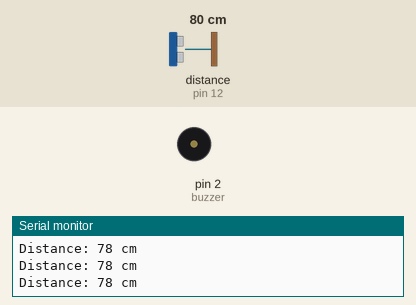
This sketch was run on a simulated Arduino Uno, built with avr-gcc and run on an emulated ATmega328P. Shown: buzzer (waves = sounding, pin HIGH), the last lines printed to the serial monitor. Wiring (inferred from the names in the program): ultrasonic range finder: trigger pin 11; echo pin 12. The test bench sets the inputs (shaded band); at power-on: distance to the obstacle (sensor on pin 12) 80 cm. The echo pulse lasts 58.3 µs per cm; pins used as bus, display or sensor lines are not drawn.

Above: at 1.2 s.
1.3 s: distance to the obstacle (sensor on pin 12) set to 8 cm
4.3 s: distance to the obstacle (sensor on pin 12) set to 5 cm
At 4.45 s:
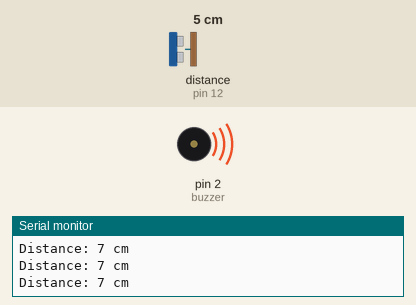
7.3 s: distance to the obstacle (sensor on pin 12) set to 120 cm
At 7.6 s:
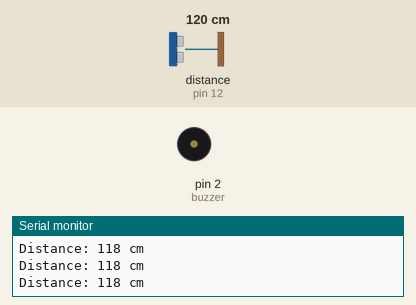
8.8 s: distance to the obstacle (sensor on pin 12) set to 2 cm
At 8.95 s:
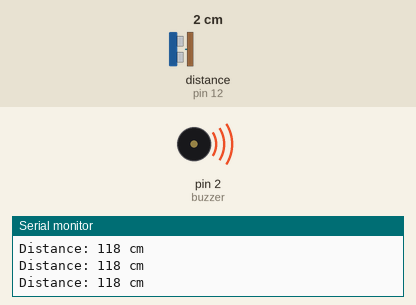
Timing chart, 0 to 11.8 s (numbered marks = the images above; inputs shaded):
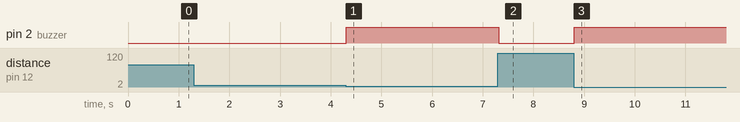

The sketch:

Ultrasonic-ALARM.ino
```cpp
// ---------------------------------------------------------------- //
// Arduino Ultrasoninc Sensor HC-SR04
// Re-writed by Arbi Abdul Jabbaar
// Using Arduino IDE 1.8.7
// Using HC-SR04 Module
// Tested on 17 September 2019
// ---------------------------------------------------------------- //

#define echoPin 12 // attach pin D2 Arduino to pin Echo of HC-SR04
#define trigPin 11 //attach pin D3 Arduino to pin Trig of HC-SR04
#define buzzer 2

// defines variables
long duration; // variable for the duration of sound wave travel
int distance; // variable for the distance measurement

void setup() {
  pinMode(trigPin, OUTPUT); // Sets the trigPin as an OUTPUT
  pinMode(echoPin, INPUT); // Sets the echoPin as an INPUT
  pinMode(buzzer, OUTPUT);
  Serial.begin(9600); // // Serial Communication is starting with 9600 of baudrate speed
  Serial.println("Ultrasonic Sensor HC-SR04 Test"); // print some text in Serial Monitor
  Serial.println("with Arduino UNO R3");
}
void loop() {
  // Clears the trigPin condition
  digitalWrite(trigPin, LOW);
  delayMicroseconds(2);
  // Sets the trigPin HIGH (ACTIVE) for 10 microseconds
  digitalWrite(trigPin, HIGH);
  delayMicroseconds(10);
  digitalWrite(trigPin, LOW);
  // Reads the echoPin, returns the sound wave travel time in microseconds
  duration = pulseIn(echoPin, HIGH);
  // Calculating the distance
  distance = duration * 0.034 / 2; // Speed of sound wave divided by 2 (go and back)
  if(distance<=5){
    digitalWrite(buzzer, HIGH);
    delay(300);
    digitalWrite(buzzer,LOW);
    }
  // Displays the distance on the Serial Monitor
  Serial.print("Distance: ");
  Serial.print(distance);
  Serial.println(" cm");
}
```

Measured:
- the behaviour switches between 7 and 6 cm on distance to the obstacle (sensor on pin 12) (found by bisection; images 0 and 1)
- after the input at 4.3 s, pin 2 (buzzer): LOW → HIGH at once
- after the input at 7.3 s, pin 2 (buzzer): HIGH → LOW at once
- after the input at 8.8 s, pin 2 (buzzer): LOW → HIGH at once
